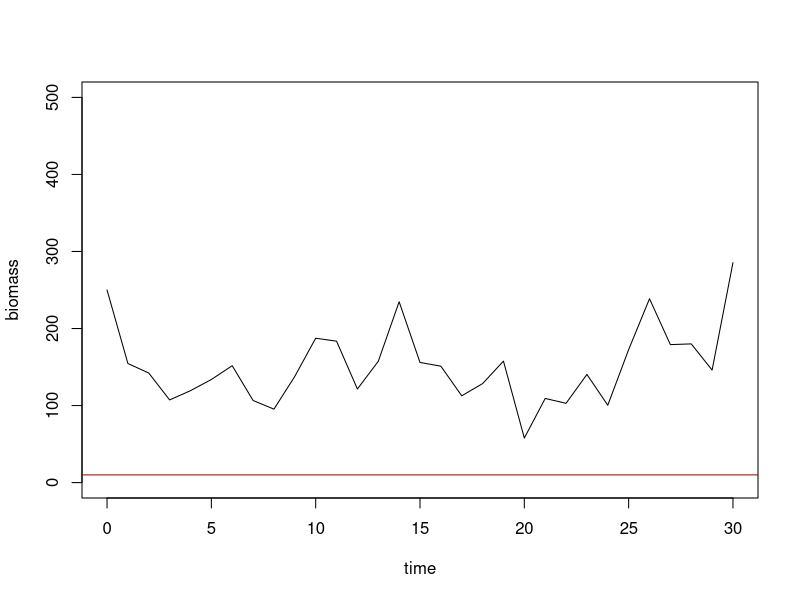
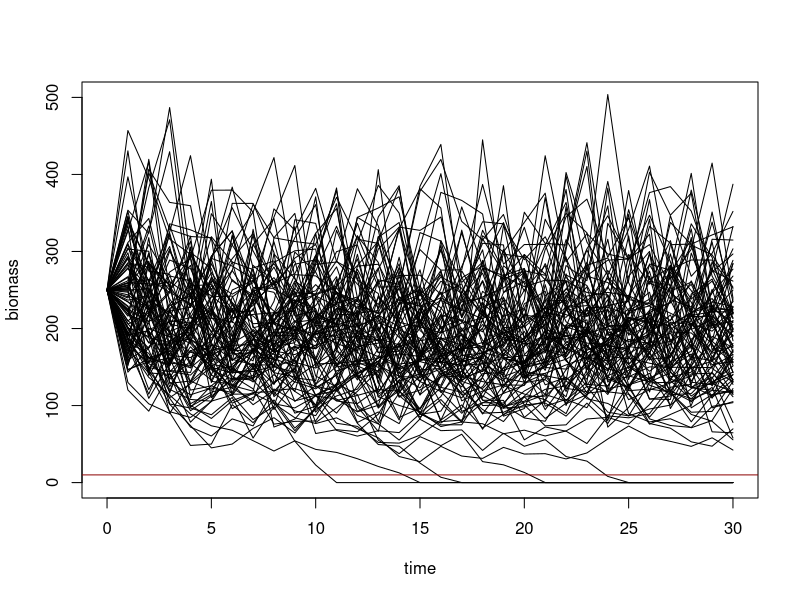

Source code (R) for these figures, in order:
## ---- chunk 1
# parameters
p = 0.5
delta = 0.002
sigma = 0.25

# input variables
B0 = 250
C = 22
GL = 30
time = 0:GL
qext = 10
## ---- chunk 2
B = rep(0, GL+1)
B[1] = B0
for (t in 1:GL) {
  # equation of Biomass
  B[t+1] <- B[t] * exp(p - delta * B[t] + rnorm(1, 0, sigma)) - C
  B[t+1] = max(0, B[t+1])
}
## ---- chunk 3
plot(time, B, ylab = "biomass", type = "l", ylim = c(0,500))
abline(h = qext, col = "darkred")
## ---- chunk 4
# model multiple times
niter = 100
below = rep(0, niter) # counter of quasi-extinction

for (i in 1:niter) {
  for (t in 1:GL) {
    # equation of Biomass
    B[t+1] <- B[t] * exp(p - delta * B[t] + rnorm(1, 0, sigma)) - C
    B[t+1] = max(0, B[t+1])
  }
  below[i] = max(B < qext)
  if(i == 1) {
    plot(time, B, ylab = "biomass", type = "l", ylim = c(0,500))
  } else {
    lines(time, B)
  }
}
abline(h = qext, col = "darkred")

quasi_extinction_risk = mean(below)
## ---- chunk 5
quasi_extinction_risk
## ---- chunk 6
calc_risk <- function() {
  niter = 100
  below = rep(0, niter) # counter of quasi-extinction
  for (i in 1:niter) {
    for (t in 1:GL) {
      # equation of Biomass
      B[t+1] <- B[t] * exp(p - delta * B[t] + rnorm(1, 0, sigma)) - C
      B[t+1] = max(0, B[t+1])
    }
    below[i] = max(B < qext)
  }
  return (mean(below))
}
## ---- chunk 7
robust_risk <- replicate(20, calc_risk())
robust_risk
## ---- chunk 8
summary(robust_risk)
